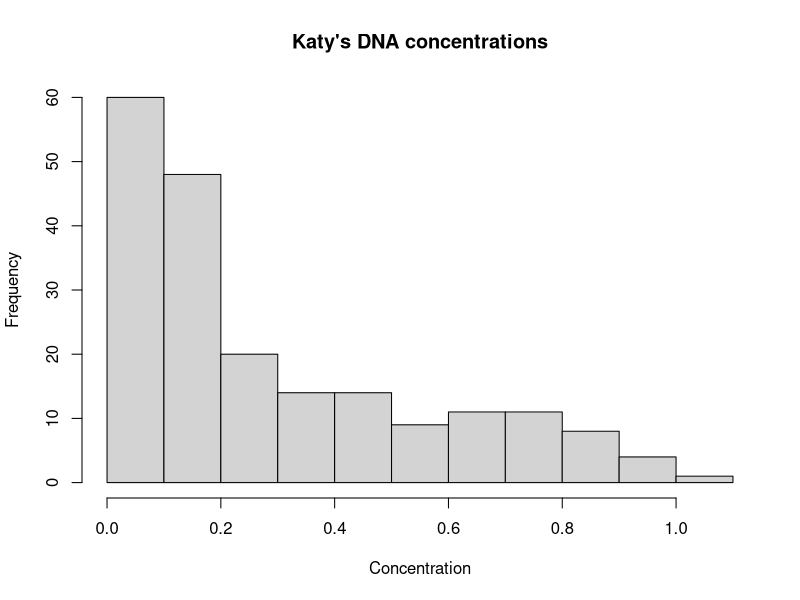
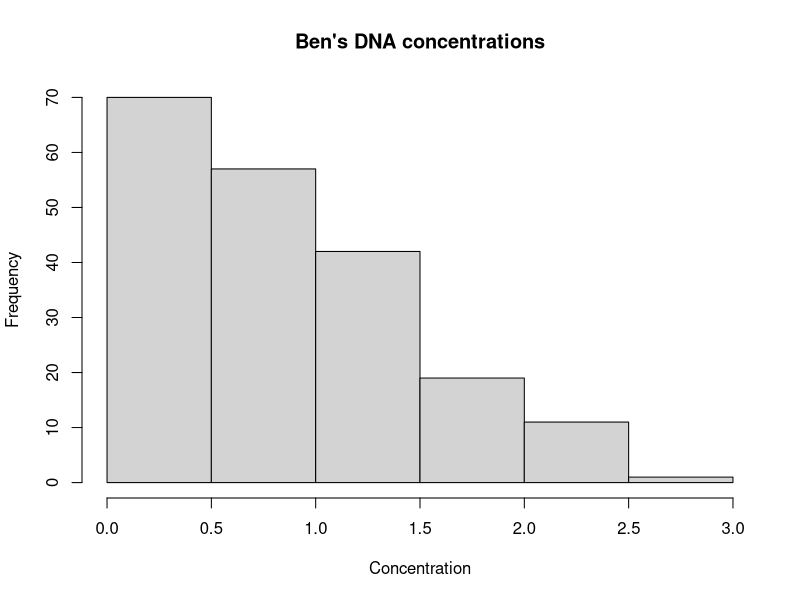
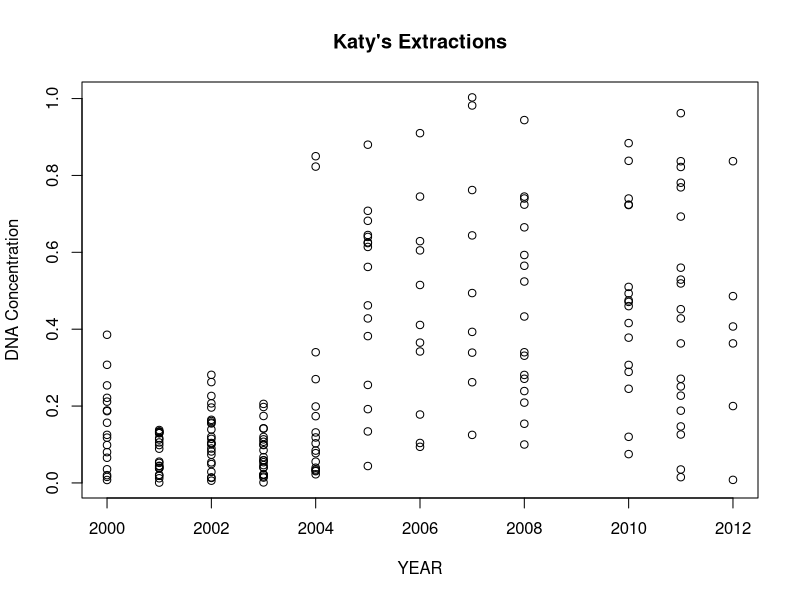
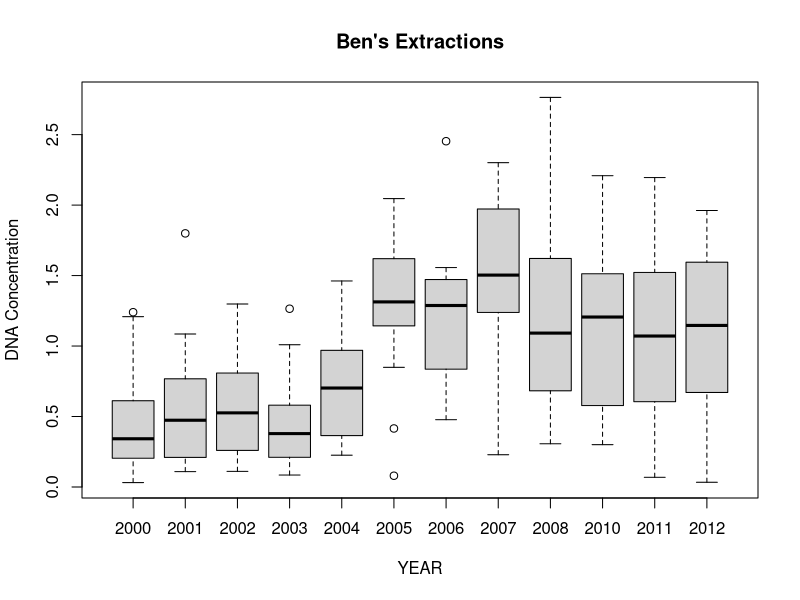
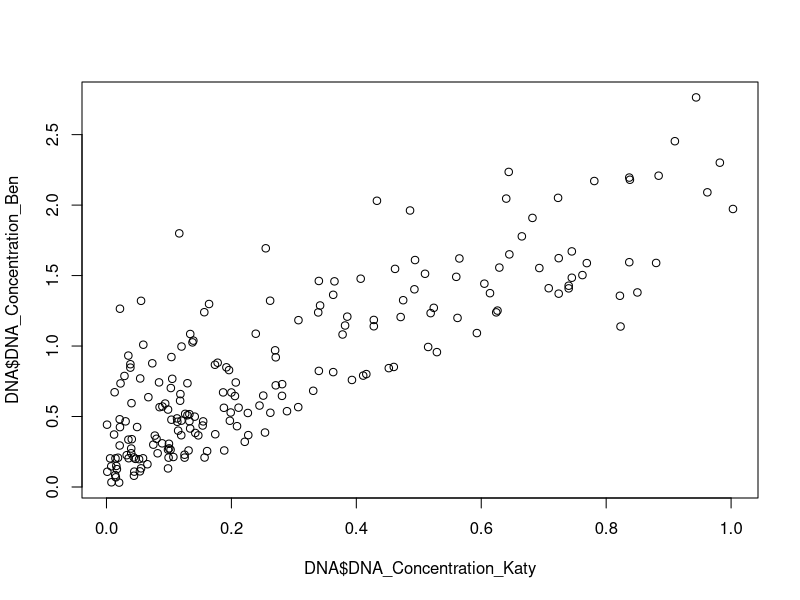
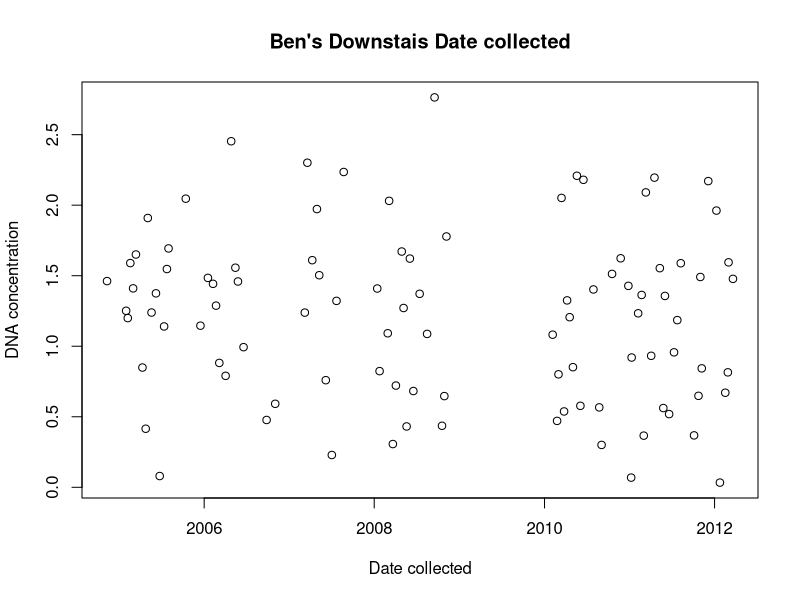
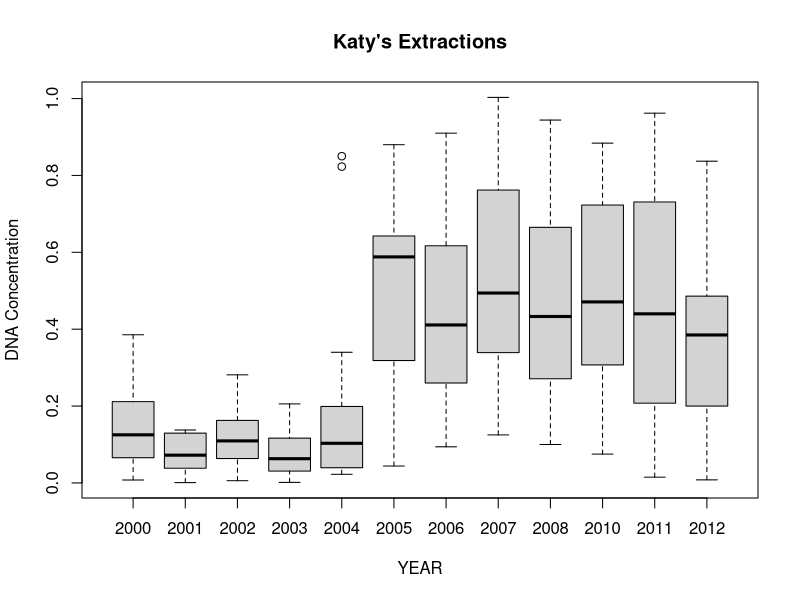
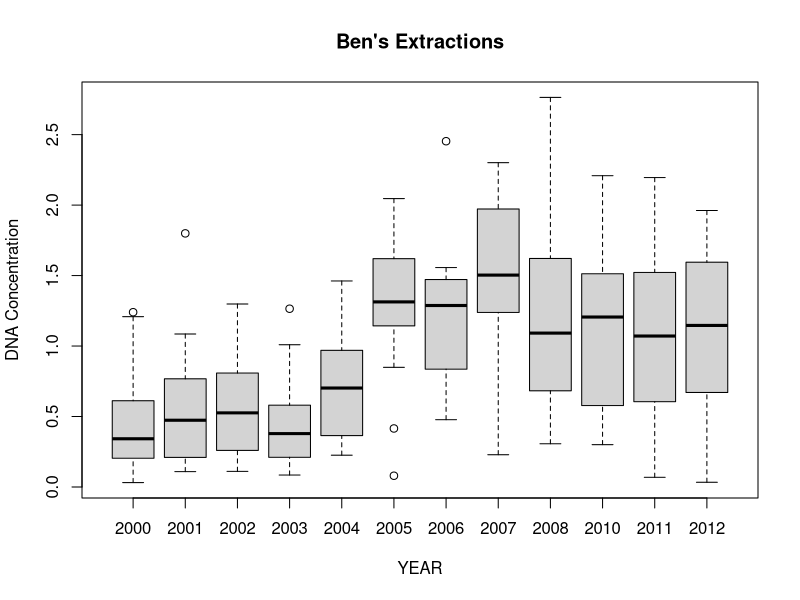

R code for these plots, in order: (Note: this script raises an error after producing the figures.)
#I. 	
#Once you get the csv file loaded into an R object as a data frame, feel free to do some exploratory visualizations or summaries to get a feel for the data if you like.
#Your first task, though, is to create separate histograms of the DNA concentrations for Katy and Ben. Make sure to add nice labels to these (x-axis and main title).
library(tidyverse)
DNA <- read.delim("./DNA_Conc_by_Extraction_Date.csv", sep=",", stringsAsFactors = FALSE)
summary(DNA)
hist(DNA$DNA_Concentration_Katy, main = "Katy's DNA concentrations", xlab ="Concentration", ylab = "Frequency")
hist(DNA$DNA_Concentration_Ben, main = "Ben's DNA concentrations", xlab ="Concentration", ylab = "Frequency")



#II. 	
#Your second task is to look at DNA concentrations from the different extraction years. 
#One way to do this is a separate figure for each student is demonstrated in those two files:	ZAHN_Plot1.jpeg and ZAHN_Plot2.jpeg 
#Open those files in some image viewing program and take a look. I'd like you to re-create these exactly, including the labels.
#This is tricky, so I'll give a hint: the plot() function behaves differently depending on the classes of vectors that are given to it.
plot(x=DNA$Year_Collected, y=DNA$DNA_Concentration_Katy,main = "Katy's Extractions", xlab ="YEAR", ylab = "DNA Concentration")
class(DNA$Year_Collected)
class(DNA$DNA_Concentration_Katy)
DNA$Year_Collected <- as.factor(DNA$Year_Collected)
plot(x=DNA$Year_Collected, y=DNA$DNA_Concentration_Ben, main = "Ben's Extractions", xlab ="YEAR", ylab = "DNA Concentration")

#III.
#Once you have your code for creating the figures correctly, you need to save those two images in YOUR Exam_1 directory. Name them similarly to how I named mine, but with your LASTNAME
#Make sure your code is saving the files. Don't do it manually with the mouse!
jpeg("COOK_Plot1.jpeg")
plot(x=DNA$Year_Collected, y=DNA$DNA_Concentration_Katy,main = "Katy's Extractions", xlab ="YEAR", ylab = "DNA Concentration")
dev.off()

jpeg("COOK_Plot2.jpeg")
plot(x=DNA$Year_Collected, y=DNA$DNA_Concentration_Ben, main = "Ben's Extractions", xlab ="YEAR", ylab = "DNA Concentration")
dev.off()


#IV.
#Take a look at Ben's concentrations vs Katy's concentrations. You can do this however you like... with a plot or with summary stats or both.
#It looks like Ben had consistently higher DNA yields than Katy did...but surely it wasn't uniformly better, right? With some samples, he only had a marginal improvement over Katy.
#With other samples, he had a relatively massive improvement over her.
#Your task here is to write some code that tells us: in which extraction YEAR, was Ben's performance the lowest RELATIVE TO Katy's performance?
DNA %>% summarize(DNA_Concentration_Ben, mean(""))
?summarize
plot(DNA$DNA_Concentration_Katy,DNA$DNA_Concentration_Ben)
bensummary <- summary(DNA$DNA_Concentration_Ben)
katysummary <- summary(DNA$DNA_Concentration_Katy)
cbind(bensummary,katysummary)

#compare year by year
ben_vs_katy <- DNA$DNA_Concentration_Ben - DNA$DNA_Concentration_Katy
min(ben_vs_katy) #lowest relative difference btwn ben and katy 
bens_worst_relative <- which(ben_vs_katy == min(ben_vs_katy))
DNA[bens_worst_relative, "Year_Collected"] #the year is 2000




#  V.
#Do another subset of the data for me. Subset the data frame so it's just the "Downstairs" lab.
#Now, make a scatterplot of the downstairs lab data such that "Date_Collected" is on the x-axis and "DNA_Concentration_Ben" is on the y-axis. Save this scatterplot as "Ben_DNA_over_time.jpg" in your Exam_1 directory. See the file "Downstairs.jpg" for an example of how yours should look. If it looks different, you might need to do some class conversions so the plot() function treats things correctly. HintHintHint: POSIXct
down <- DNA %>% filter(Lab == "Downstairs")
down$Date_Collected <- as.POSIXct(down$Date_Collected)
plot(down$Date_Collected, down$DNA_Concentration_Ben, main= "Ben's Downstais Date collected", xlab= "Date collected", ylab = "DNA concentration")
jpeg("Ben_DNA_over_time.jpeg")
plot(down$Date_Collected, down$DNA_Concentration_Ben, main= "Ben's Downstais Date collected", xlab= "Date collected", ylab = "DNA concentration")
dev.off()


#this was my first try. use as reference for future questions. note: you forgot to do just the DOWNSTAIRS. 
plot(x=DNA$Date_Collected, y=DNA$DNA_Concentration_Ben)
class(DNA$Date_Collected)
?POSIXct
DNA$Date_Collected <- as.POSIXct(DNA$Date_Collected)
jpeg("Ben_DNA_over_time.jpg.jpeg")
plot(x=DNA$Date_Collected, y=DNA$DNA_Concentration_Ben, xlab ="Date_Collected", ylab = "DNA_Concentration_Ben")
dev.off()

#VI.
#For this final (BONUS) problem, let's just look at Ben's DNA concentration values. I think Katy messed up her PCRs, and at any rate, we can't use them for sequencing.
#Besides, our original purpose for this experiment was to see if DNA extractions sitting in a freezer degraded over time.
#To that end, I want you to make a new data frame (just using Ben's values) that has one column containing the years that DNA extractions were made, 
#and another column that contains the AVERAGE of the values within that year.  Just to be clear, this data frame should have only 12 rows (one for each year)! You will need to find a way to take the average of Ben's DNA values in each separate year. A for-loop, or repeated subsetting, or some other way...
          
                                        #Once you have this new data frame of averages by year, write some code that shows which extraction year has the highest average DNA concentration (and what that concentration is) and then save the 12-row dataframe as a new csv file called "Ben_Average_Conc.csv"
year= c("Year_Collected")
averarage= c()
data.frame()                                                  

                                                  #VII.
                                                  #Push the following to your github web page in your new Exam_1 directory:
                                                   # 1. Boxplot of DNA concentration values by year for Katy
                                                  #2. Boxplot of DNA concentration values by year for Ben
                                                  #3. The scatterplot called "Ben_DNA_over_time.jpg"
                                                  #4. Your complete R script file, saved as LASTNAME_Skills_Test_1.R
                                                  #5. Your bonus dataframe, if you did the bonus (Section VI)